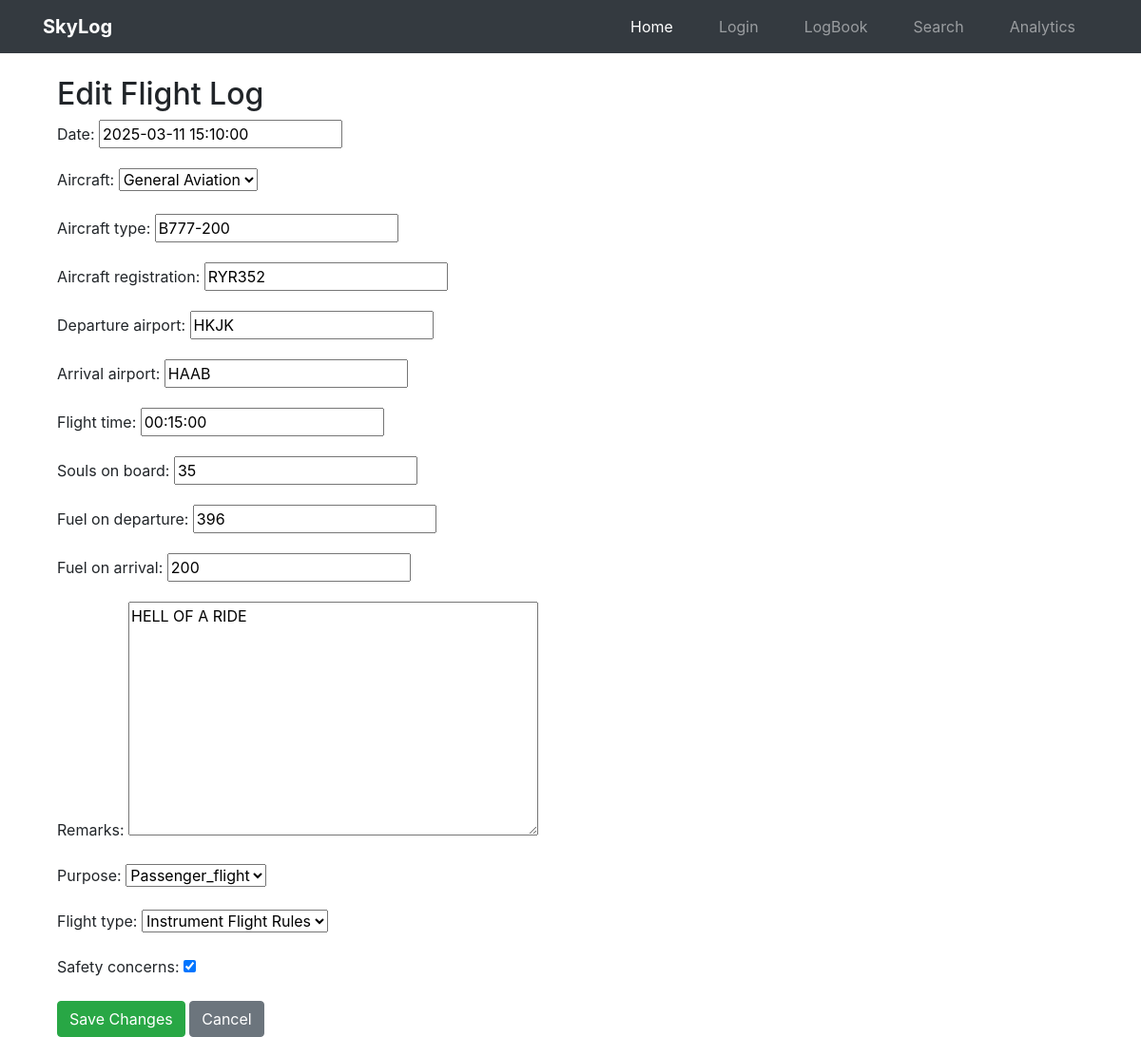
Screenshot of /logbook/logs/18/edit/ (signed in) with the database file from the repository.
### logs/models.py (models this page shows, shortened)
class Log(models.Model):
    user = models.ForeignKey(User, on_delete=models.CASCADE)
    date = models.DateTimeField(default=now)
    AIRCRAFT=[("General Aviation","General Aviation"),("Commercial","Commercial"),("Military","Military")]
    aircraft = models.CharField(max_length=100,choices=AIRCRAFT)
    aircraft_type = models.CharField(max_length=100)
    aircraft_registration = models.CharField(max_length=100)
    departure_airport = models.CharField(max_length=4, validators=[icao_validator])
    arrival_airport = models.CharField(max_length=4, validators=[icao_validator])
    flight_time = models.DurationField()  # timedelta for hours & minutes
    souls_on_board = models.PositiveIntegerField(default=0)
    fuel_on_departure = models.PositiveIntegerField(default=0)
    fuel_on_arrival = models.PositiveIntegerField(default=0)
    remarks = models.TextField(blank=True, null=True)
    PURPOSE=[("Training","Training"),
             ("Recreational","Recreational"),
             ("Cargo_flight","Cargo_flight"),
             ("Passenger_flight","Passenger_flight")
             ]
    purpose = models.CharField(max_length=20,choices=PURPOSE)
    FLIGHT_TYPES = [("VFR", "Visual Flight Rules"), ("IFR", "Instrument Flight Rules")]
    flight_type = models.CharField(max_length=3, choices=FLIGHT_TYPES)
    flight_number = models.CharField(max_length=20, unique=True, default=uuid.uuid4)
    safety_concerns = models.BooleanField(default=False)

### logs/views.py (the view)
# urls.py: path('logs/<int:log_id>/edit/', views.edit_log, name='edit_log'),
@login_required
def edit_log(request, log_id):
    log = get_object_or_404(Log, id=log_id, user=request.user)  #Ensure user can only edit their own logs
    if request.method == "POST":
        log_form = LogForm(request.POST, instance=log)
        if log_form.is_valid():
            log_form.save()
            return redirect('logs:logs_list')
    else:
        log_form = LogForm(instance=log)
    return render(request, 'logs/edit_log.html', {'log_form': log_form, 'log': log})

### logs/forms.py
class LogForm(forms.ModelForm):
    class Meta:
        model = Log
        fields = ['date', 'aircraft', 'aircraft_type', 'aircraft_registration',
                  'departure_airport', 'arrival_airport', 'flight_time',
                    'souls_on_board', 'fuel_on_departure', 'fuel_on_arrival',
                  'remarks', 'purpose', 'flight_type', 'safety_concerns']

### logs/templates/logs/edit_log.html (shortened to what this page needs)
{% extends "others/base.html" %}
{% block content %}
<div class="container mt-4">
    <h2>Edit Flight Log</h2>
    <form method="post">
        {{ log_form.as_p }}
        <button type="submit" class="btn btn-success">Save Changes</button>
        <a href="{% url 'logs:logs_list' %}" class="btn btn-secondary">Cancel</a>
    </form>
</div>
{% endblock %}

### rows the page displays
Log: date "2025-03-11 15:10:00", aircraft "General Aviation", aircraft_type "B777-200", aircraft_registration "RYR352", departure_airport "HKJK", arrival_airport "HAAB", flight_time "00:15:00", souls_on_board "35", fuel_on_departure "396", fuel_on_arrival "200", remarks "HELL OF A RIDE", purpose "Passenger_flight", flight_type "Instrument Flight Rules", safety_concerns "☑"
